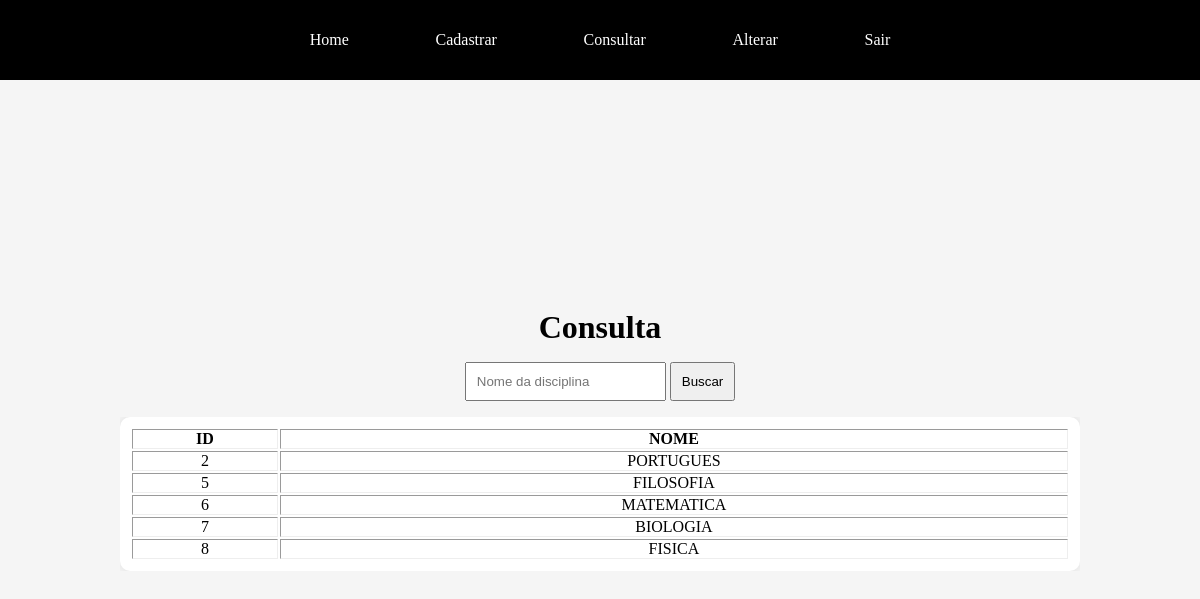
Page /site/acess/adm/consulta/disc/consultar.php on the earlier database version.
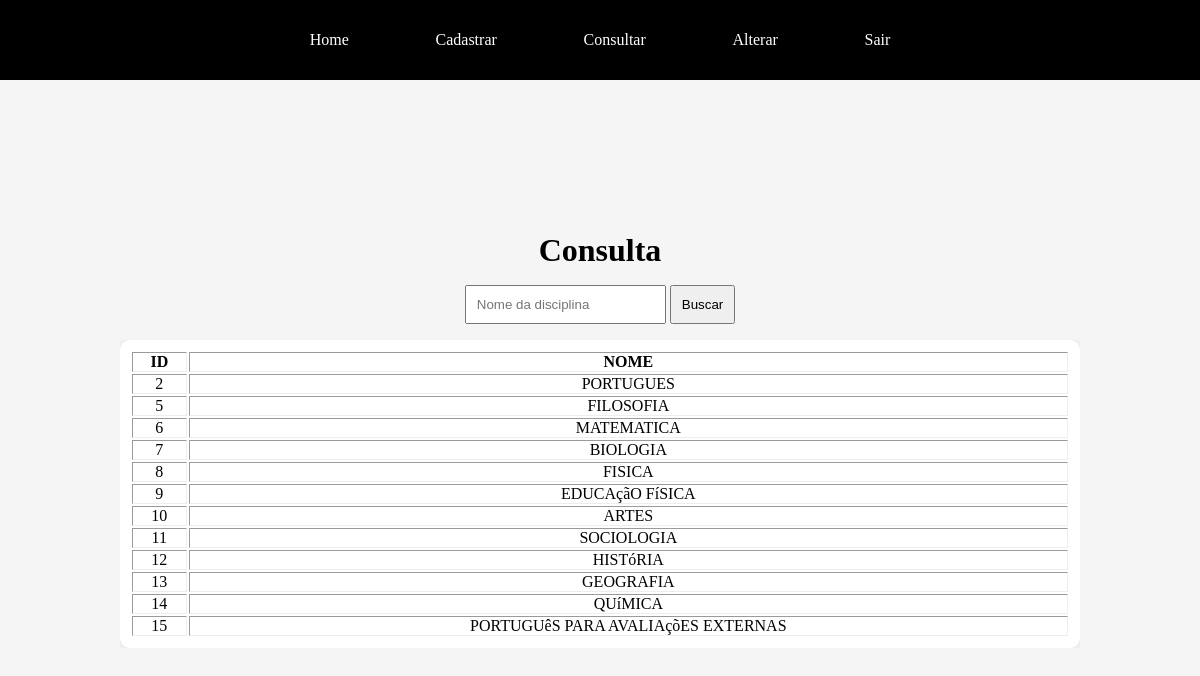
Same page on the later database version.
### tables this page shows
CREATE TABLE `disciplina` (
  `id` int(11) NOT NULL,
  `nome` varchar(60) NOT NULL
);

### site/acess/adm/consulta/disc/consultar.php (the view, shortened to what this page needs)
<!DOCTYPE html>
<html lang="pt-BR">
<head>
  <link rel="stylesheet" href="../../../../css/acess/consulta.css">
  <?php
    require "../../../../conexao.php";
    $sql = "SELECT * FROM disciplina";
    $result = mysqli_query($conn, $sql);
  ?>
</head>
<body>
  <header>
    <nav class="menu">
      <a href="../../home.php" class="menu-item"><span>Home</span></a>
      <a href="../../cadastrar.php" class="menu-item"><span>Cadastrar</span></a>
      <a href="../../consultar.php" class="menu-item"><span>Consultar</span></a>
      <a href="../../alterar.php" class="menu-item"><span>Alterar</span></a>
      <a href="../../../../index.php" class="menu-item"><span>Sair</span></a>
    </nav>
  </header>
  <main>
    <h1>Consulta</h1>
    <form action="busca.php" method="post" class="busca">
      <input type="text" name="nome" placeholder="Nome da disciplina" required>
      <button type="submit">Buscar</button>
    </form>
    <div class="container">
      <table border="1px" class='lista'>
        <thead>
          <th>ID</th>
          <th>NOME</th>
        </thead>
        <tbody>
          <?php
            while ($row = mysqli_fetch_assoc($result)) {
              echo "<tr>
                <td>{$row['id']}</td>
                <td>{$row['nome']}</td>
              </tr>";
            }
          ?>
        </tbody>
      </table>
    </div>
  </main>
</body>
</html>

Differences in the rows shown:
added disciplina: id "9", nome "EDUCAçãO FíSICA"
added disciplina: id "10", nome "ARTES"
added disciplina: id "11", nome "SOCIOLOGIA"
added disciplina: id "12", nome "HISTóRIA"
added disciplina: id "13", nome "GEOGRAFIA"
added disciplina: id "14", nome "QUíMICA"
added disciplina: id "15", nome "PORTUGUêS PARA AVALIAçõES EXTERNAS"
